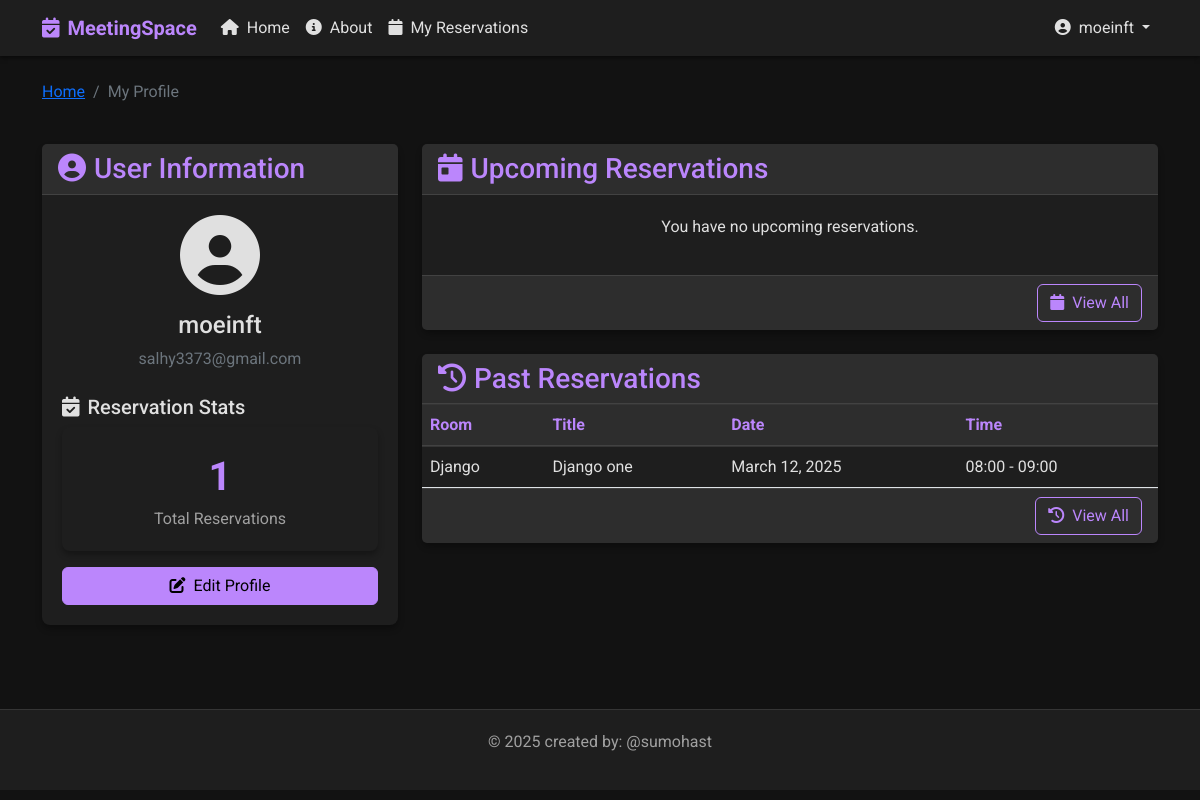
The page /profile/ (signed in) on the database as committed earlier.
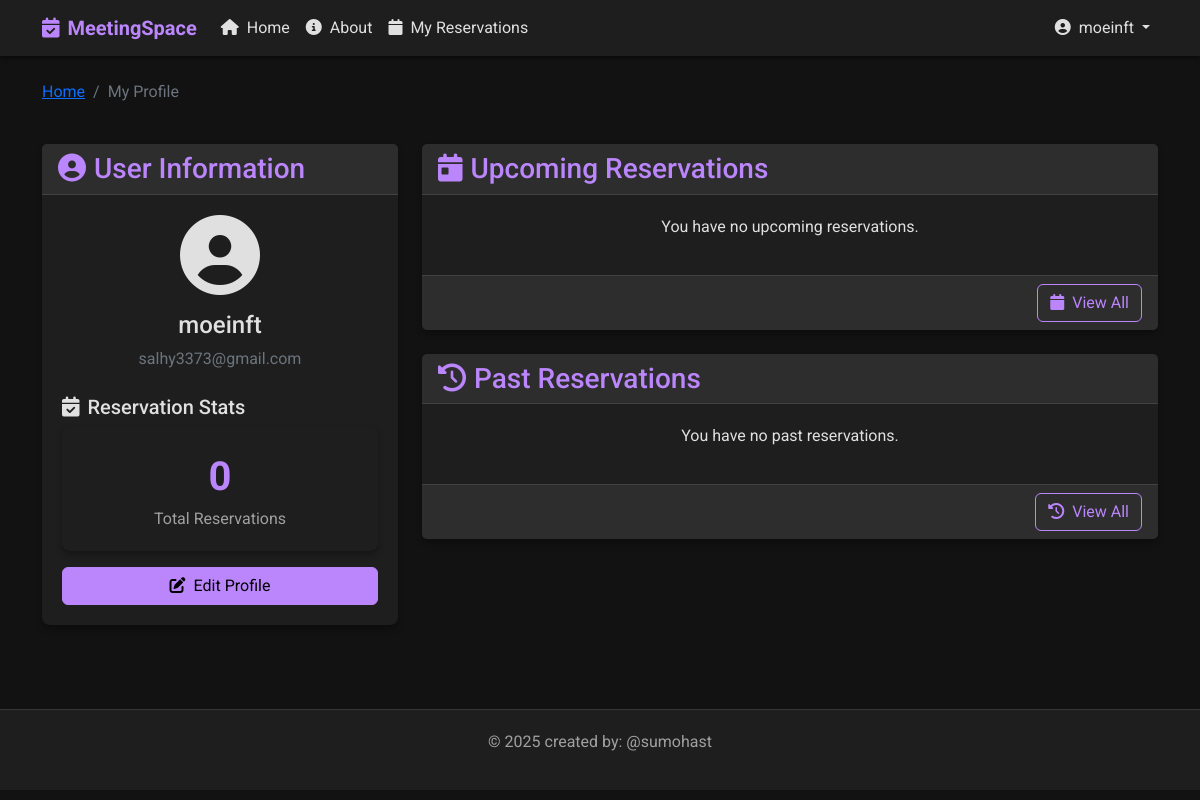
The same page on the database as committed later.
### base/models.py (models this page shows, shortened)
class Reservation(models.Model):
    participant_count = models.IntegerField(default=1, help_text="Number of participants")
    room = models.ForeignKey(Room, on_delete=models.CASCADE)
    user = models.ForeignKey(User, on_delete=models.CASCADE)
    title = models.CharField(max_length=200)
    description = models.TextField(null=True, blank=True)
    date = models.DateField()
    start_time = models.TimeField()
    end_time = models.TimeField()
    participants_emails = models.TextField(null=True, blank=True,
                                          help_text="Enter email addresses separated by commas")
    reminder_sent = models.BooleanField(default=False) # this field is used to track if a reminder has been sent for this reservation
    created = models.DateTimeField(auto_now_add=True)
    updated = models.DateTimeField(auto_now=True)
    class Meta:
        ordering = ['date', 'start_time']
        constraints = [
            models.UniqueConstraint(
                fields=['room', 'date', 'start_time'],
                name='unique_reservation'
            )
        ]

class Room(models.Model):
    name = models.CharField(max_length=100)
    capacity = models.IntegerField(default=10)
    has_projector = models.BooleanField(default=False)
    has_whiteboard = models.BooleanField(default=False)
    has_video_conference = models.BooleanField(default=False)
    description = models.TextField(null=True, blank=True)
    created = models.DateTimeField(auto_now_add=True)
    updated = models.DateTimeField(auto_now=True)
    class Meta: # this class is used to define metadata for the model , for example when we want to sort the rooms by name
        ordering = ['name']

### base/views.py (the view)
# urls.py: path('profile/', views.profile, name="profile"),
@login_required
def profile(request):
    user = request.user
    upcoming_reservations = Reservation.objects.filter(
        user=user,
        date__gte=datetime.now().date()
    ).order_by('date', 'start_time')[:5]
    past_reservations = Reservation.objects.filter(
        user=user,
        date__lt=datetime.now().date()
    ).order_by('-date', 'start_time')[:5]
    total_reservations = Reservation.objects.filter(user=user).count()
    context = {
        'user': user,
        'upcoming_reservations': upcoming_reservations,
        'past_reservations': past_reservations,
        'total_reservations': total_reservations,
    }
    return render(request, 'base/profile.html', context)

### templates/base/profile.html (shortened to what the changed rows need)
{% extends 'main.html' %}
{% load static %}
{% block content %}
<div class="row">
    <div class="col-md-4 mb-4">
        <div class="card">
            <div class="card-body">
                <div class="mb-3">
                    <div class="stat-card mb-2">
                        <div class="stat-number">{{ total_reservations }}</div>
                        <div class="stat-label">Total Reservations</div>
                    </div>
                </div>
            </div>
        </div>
    </div>
    <div class="col-md-8">
        <div class="card">
            <div class="card-body p-0">
                {% if past_reservations %}
                <div class="table-responsive">
                    <table class="table mb-0">
                        <thead>
                            <tr>
                                <th>Room</th>
                                <th>Title</th>
                                <th>Date</th>
                                <th>Time</th>
                            </tr>
                        </thead>
                        <tbody>
                            {% for reservation in past_reservations %}
                            <tr>
                                <td>{{ reservation.room.name }}</td>
                                <td>{{ reservation.title }}</td>
                                <td>{{ reservation.date }}</td>
                                <td>{{ reservation.start_time|time:"H:i" }} - {{ reservation.end_time|time:"H:i" }}</td>
                            </tr>
                            {% endfor %}
                        </tbody>
                    </table>
                </div>
                {% else %}
                <div class="card-body">
                    <p class="text-center">You have no past reservations.</p>
                </div>
                {% endif %}
            </div>
        </div>
    </div>
</div>
{% endblock %}

Rows that differ between the two databases and show on the page:
removed Reservation: room.name "Django", title "Django one", date "March 12, 2025", start_time "08:00", end_time "09:00"
Other text that changed with them:
{{ total_reservations }}: "1" → "0"
text no longer shown: "Room Title Date Time"
text now shown: "You have no past reservations."
